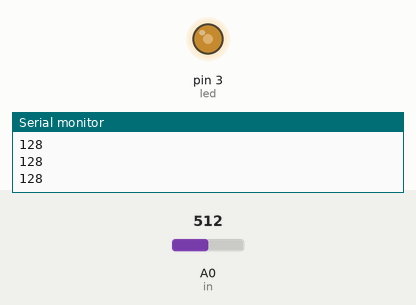
Bench run of a sketch on a simulated Arduino Uno, built with avr-gcc and run on an emulated ATmega328P. Parts: output pins drawn as LEDs (lit = HIGH), the last lines printed to the serial monitor. The inputs (shaded band) are chosen by the test bench; at power-on: A0 (in) = 512.

Above: at 1.2 s.
1.3 s: A0 (in) set to 716
At 2.0 s:
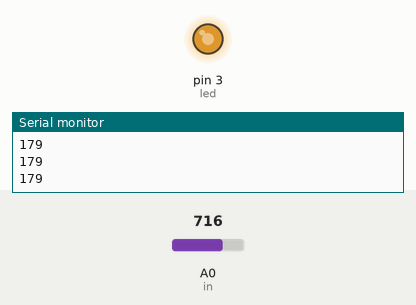
2.8 s: A0 (in) set to 900
At 3.3 s:
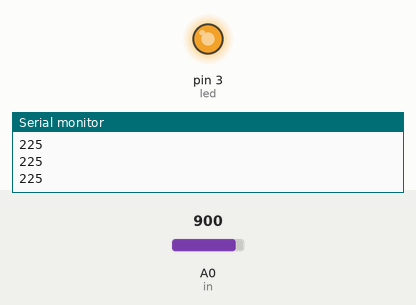
4.3 s: A0 (in) set to 122
At 5.5 s:
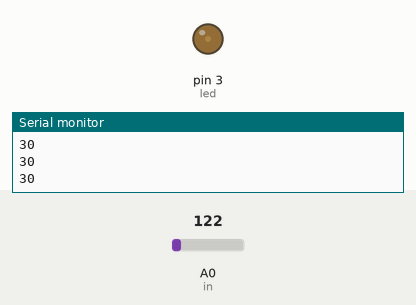
5.8 s: A0 (in) set to 0
At 6.7 s:
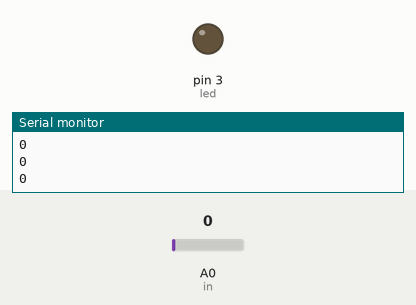
Timing chart, 0 to 8.3 s (numbered marks = the images above; inputs shaded):
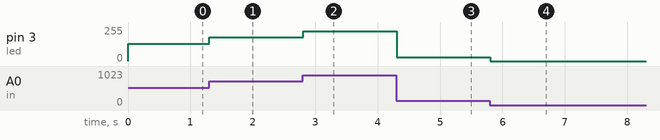

The sketch:

Class_0x2_analog_1.ino
```cpp
int led = 3;
int val;
int in = A0;

void setup() {
  Serial.begin(9600);
  pinMode(led, OUTPUT);
}

void loop() {
  val = analogRead(in) / 4;
  Serial.println(val);
  analogWrite(led, val);
}
```

Measured:
- after the input at 1.3 s, pin 3 (led): 128/255 → 179/255 at once
- after the input at 2.8 s, pin 3 (led): 179/255 → 225/255 at once
- after the input at 4.3 s, pin 3 (led): 225/255 → 30/255 at once
- after the input at 5.8 s, pin 3 (led): 30/255 → 0/255 at once
